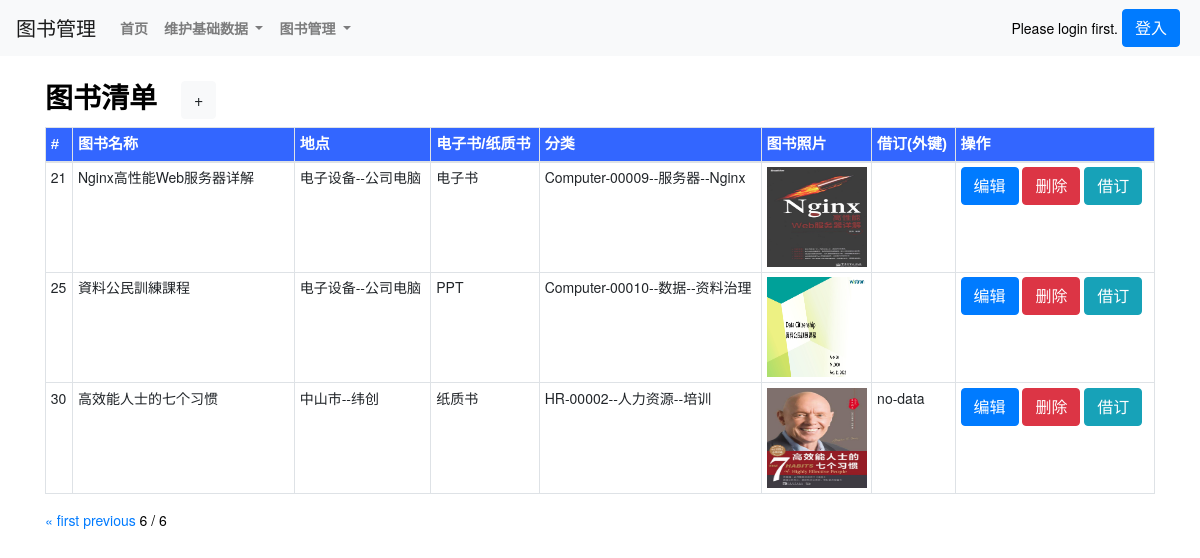
The page /theBooklist_show/8/ on the database its author committed.
### book/models.py (models this page shows, shortened)
class theBook(models.Model):
    bid = models.AutoField(primary_key=True)
    theBook_name = models.CharField(max_length=500,verbose_name=('图书名称'),)
    theBook_location = models.ForeignKey(location,blank=True, null=True, on_delete=models.CASCADE,related_name='Book_location')
    theBook_type = models.CharField(max_length=500, verbose_name=('电子书/纸质书'),choices=THEBOOK_TYPE,)
    theBook_category = models.ForeignKey(category,blank=True, null=True, on_delete=models.CASCADE,related_name='Book_category')
    theBook_logo = models.ImageField(max_length=500, verbose_name=('图书照片1'),upload_to='images/')
    theBook_attachment = models.FileField(max_length=10000,verbose_name=('图书附件(备用)'),blank=True, null=True,upload_to='file')
    theBook_status1 = models.CharField(max_length=500,verbose_name=('图书状态1'),choices=THESTATUS_TYPE,)
    theBook_status2 = models.CharField(max_length=500,verbose_name=('图书状态2(备用)'),blank=True, null=True,)
    theBook_status3 = models.CharField(max_length=500,verbose_name=('图书状态3(备用)'),blank=True, null=True,)
    theBook_id = models.CharField(max_length=500,verbose_name=('图书编号(备用)'),blank=True, null=True,)
    theBook_information1 = models.TextField(max_length=10000,verbose_name=('图书信息1'),blank=True, null=True,)
    theBook_information2 = models.TextField(max_length=10000,verbose_name=('图书信息2(备用)'),blank=True, null=True,)
    theBook_information3 = models.TextField(max_length=10000,verbose_name=('图书信息3(备用)'),blank=True, null=True,)
    theBook_information4 = models.TextField(max_length=10000,verbose_name=('图书信息4(备用)'),blank=True, null=True,)
    theBook_information5 = models.TextField(max_length=10000,verbose_name=('图书信息5(备用)'),blank=True, null=True,)
    class Meta:
        verbose_name = ('图书')
        verbose_name_plural = ('图书')
        ordering = ['theBook_category'] # 返回值排序

class location(models.Model):
    lid = models.AutoField(primary_key=True)
    location_city = models.CharField(max_length=500,verbose_name=('城市'))
    location_name = models.CharField(max_length=500,verbose_name=('地点名称'))
    class Meta:
        verbose_name = ('地点')
        verbose_name_plural = ('地点')
    def __str__(self):
        return str(str(self.location_city) + '--' + self.location_name)

class category(models.Model):
    cid = models.AutoField(primary_key=True)
    category_id = models.CharField(max_length=500,verbose_name=('分类编号'),)
    category_keyname = models.CharField(max_length=500,verbose_name=('分类主名称'),)
    category_subname = models.CharField(max_length=500,verbose_name=('分类子名称'),)
    class Meta:
        verbose_name = ('分类')
        verbose_name_plural = ('分类')
        ordering = ['category_id'] # 返回值排序
    def __str__(self):
        return str(self.category_id + '--' + self.category_keyname + '--' + self.category_subname)

### book/views.py (the view)
# urls.py: path('theBooklist_show/<int:page>/',views.theBooklist_show,name='theBooklist_show'),
def theBooklist_show(request,page):
    theBooklist_all = theBook.objects.all()
    print('request.POST',request.POST.get('querybookcategory'))
    querybookname = request.POST.get('querybookname')
    querybookcategory = request.POST.get('querybookcategory')
    querybooktype = request.POST.get('querybooktype')
    print('querybookname',querybookname,'querybookcategory',querybookcategory,'querybooktype',querybooktype)
    theBooklist = theBooklist_all
    if querybookname:
        theBooklist = theBooklist_all.filter(theBook_name__icontains=querybookname)
    if querybookcategory:
        theBooklist = theBooklist.filter(theBook_category__category_keyname__icontains=querybookcategory)
    if querybooktype:
        theBooklist = theBooklist.filter(theBook_type__icontains=querybooktype)
    paginator = Paginator(theBooklist, 5)
    try:
        page_obj = paginator.page(page)
    except PageNotAnInteger:
        page_obj = paginator.page(1)
    except EmptyPage:
        page_obj = paginator.page(paginator.num_pages)
    return render(request,'theBooklist_show.html',locals())

### templates/theBooklist_show.html (shortened to what this page needs)
{% extends 'base.html' %}
{% load static %}
{% block body_block %}
<div class="container">
    <div class="row py-4 align-items-center">
        <div class="col-lg-12 col-md-12 mt-0 table-responsive"  style="background-color: #fff;">
            <h3 class="font-weight-bold">图书清单<a class="ml-4 btn btn-light" href="/theBooklist_new/">+</a></h3>
            <table class="table table-striped table-sm table-bordered ">
                <thead>
                    <tr style="color:White;background-color:#3366FF;font-family:微軟正黑體,Tahoma,Arial,微軟雅黑體;font-size:15px;">
                        <th scope="col">#</th>
                        <th scope="col" style="width:20%">图书名称</th>
                        <th scope="col">地点</th>
                        <th scope="col">电子书/纸质书</th>
                        <th scope="col" style="width:20%">分类</th>
                        <th scope="col">图书照片</th>
                        <th scope="col">借订(外键)</th>
                        <th scope="col">操作</th>
                    </tr>
                </thead>
                {% for theBook in page_obj.object_list %}
                    <td>{{ theBook.bid }}</td>
                    <td>{{ theBook.theBook_name }}</td>
                    <td>{{ theBook.theBook_location }}</td>
                    <td>{{ theBook.theBook_type }}</td>
                    <td>{{ theBook.theBook_category }}</td>
                    <td class="" style="width:100px; height:100px">
                        {% if theBook.theBook_logo %}
                        <a target="_blank" href="{{theBook.theBook_logo.url}}" >
                            <img src="{{theBook.theBook_logo.url}}" alt="{{theBook.theBook_logo.url}}" width="100px" height="100px"></img>
                        </a>
                        {% endif %}
                    </td>
                    {% if theBook.theBook_type == '纸质书' %}
                        <td>{{ theBook.theborrow_set.first.theBorrow_status1|default:'no-data' }}</td>
                    {% else %}
                        <td></td>
                    {% endif %}
                    <td>
                        <a class="btn btn-primary btn-xs" href="/theBooklist_edit/{{ theBook.bid }}/">编辑</a>
                        <a class="btn btn-danger btn-xs" href="/theBooklist_delete/{{ theBook.bid }}/">删除</a>
                        <a class="btn btn-info btn-xs" href="/theBorrowlist_new_default/{{ theBook.bid }}/">借订</a>
                    </td>
                {% endfor %}
            </table>
                <div class="pagination">
                    <span class="step-links">
                        {% if page_obj.has_previous %}
                            <a href="/theBooklist_show/1/">&laquo; first</a>
                            <a href="/theBooklist_show/{{ page_obj.previous_page_number }}/">previous</a>
                        {% endif %}
                        <span class="current">
                             {{ page_obj.number }} / {{ page_obj.paginator.num_pages }}
                        </span>
                    </span>
                </div>
        </div>
    </div>
</div>
<br>
<br>
<br>
<br>
<br>
{% endblock %}

### templates/base.html (style rules this page uses)
html, body { position: relative; height: 100%; }
body { background: #fff; font-family: Helvetica Neue, Helvetica, Arial, sans-serif; font-size: 14px; color:#000; margin: 10; padding: 10; }

### rows shown on the page
theBook: bid "21", theBook_name "Nginx高性能Web服务器详解", theBook_location "电子设备--公司电脑", theBook_type "电子书", theBook_category "Computer-00009--服务器--Nginx", theBook_logo (picture)
theBook: bid "25", theBook_name "資料公民訓練課程", theBook_location "电子设备--公司电脑", theBook_type "PPT", theBook_category "Computer-00010--数据--资料治理", theBook_logo (picture)
theBook: bid "30", theBook_name "高效能人士的七个习惯", theBook_location "中山市--纬创", theBook_type "纸质书", theBook_category "HR-00002--人力资源--培训", theBook_logo (picture), theborrow_set.first.theBorrow_status1 "no-data"

### other values the page prints
{{ page_obj.number }} "6"
{{ page_obj.paginator.num_pages }} "6"
